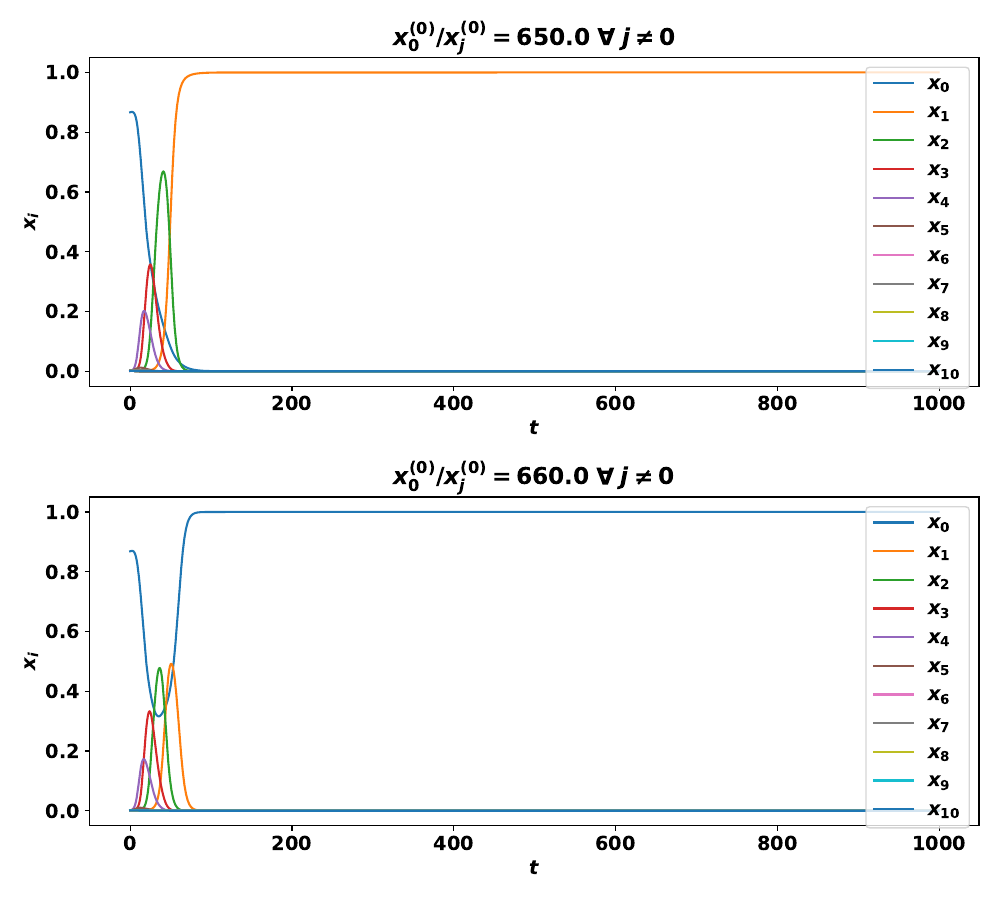

Write the Python code that produced this figure.
import numpy as np
import scipy.integrate

import matplotlib.pyplot as plt
import matplotlib.patches as patches

plt.rcParams.update({'font.size': 14, 'font.weight': 'bold'})

def get_uniform_population(N=101):
    return np.ones(N) / (N)

def get_distance_from_two_thirds(x):
    N = len(x)
    indices = np.arange(0, N)

    return (indices - 2/3 * np.sum(indices * x)) ** 2
    
def get_fitness(x=None):            

    return 1 / (1 + get_distance_from_two_thirds(x=x))

def get_derivative(x, t, N=101):
    
    fitness = get_fitness(x=x)
    phi = np.sum(x * fitness)

    return x * (fitness - phi)

ts = np.linspace(0, 500, 1_000)


number_of_labelled_strategies = 11


initial_populations = []
for ratio in (650, 660):
    initial_x = np.ones(101)
    initial_x[0] = ratio
    initial_populations.append(initial_x / initial_x.sum())

fig, ax_array = plt.subplots(nrows=2, figsize=(10, 9))

for initial_x, ax in zip(initial_populations, ax_array):
    xs = scipy.integrate.odeint(func=get_derivative, y0=initial_x, t=ts)

    for i, x in enumerate(xs.T):
        if i < number_of_labelled_strategies:
            ax.plot(x, label=f"$x_{{{i}}}$")
        else:
            ax.plot(x)

    ax.set_xlabel("$t$")
    ax.set_ylabel("$x_i$")
    ax.set_title(f"$x_0^{{(0)}}/x_j^{{(0)}}={initial_x[0]/initial_x[1]}\;\\forall\;j\\ne0$")
    ax.legend()

fig.tight_layout();
fig.savefig("main.pdf", transparent=True)
